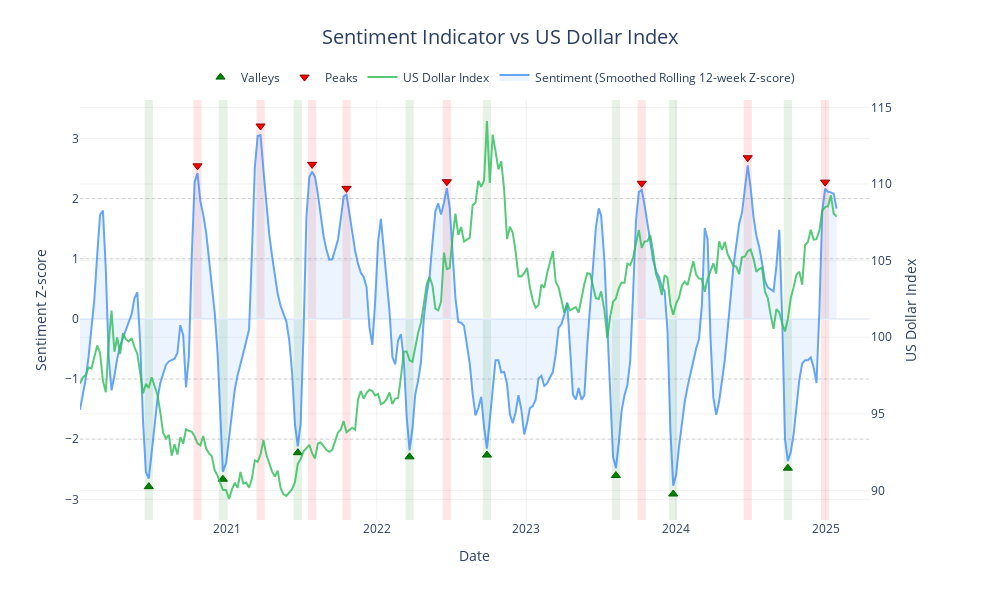

The notebook cell this image was saved under:
### Markdown cell above
查看滚动标准分数，评估市场情绪

### Code cell
# 创建样本数据
sample = zscores.loc["2020":].copy()

# 使用make_subplots创建具有双y轴的图表
fig = make_subplots(specs=[[{"secondary_y": True}]])

# 添加情绪指标曲线
fig.add_trace(
    go.Scatter(
        x=sample.index,
        y=sample["non_comm_net_zscore_smooth"],
        name=f"Sentiment (Smoothed Rolling {zscore_period}-week Z-score)",
        line=dict(color="rgba(64, 144, 248, 0.8)", width=2),
        fill="tonexty",
        fillcolor="rgba(64, 144, 248, 0.1)",
    ),
    secondary_y=False,
)

# 添加美元指数曲线
fig.add_trace(
    go.Scatter(
        x=sample.index,
        y=sample["price"],
        name="US Dollar Index",
        line=dict(color="rgba(46, 189, 89, 0.8)", width=2),
    ),
    secondary_y=True,
)

# 添加极端情绪水平线
for level in [-2, -1, 1, 2]:
    fig.add_hline(
        y=level,
        line=dict(color="rgba(128, 128, 128, 0.3)", width=1, dash="dot"),
        secondary_y=False,
    )

# 标记标准分数的局部高点和低点
peak_dates = sample.query("peak == 1 & non_comm_net_zscore_smooth > 2").index
valley_dates = sample.query("valley == 1 & non_comm_net_zscore_smooth < -2").index

fig.add_trace(
    go.Scatter(
        x=peak_dates,
        y=sample.loc[peak_dates, "non_comm_net_zscore_smooth"] * 1.05,
        mode="markers",
        name="Peaks",
        marker=dict(
            symbol="triangle-down",
            size=8,
            color="red",
            line=dict(width=1, color="darkred"),
        ),
        hovertemplate="Date: %{x}<br>Z-score: %{y:.2f}<extra></extra>",
    ),
    secondary_y=False,
)

fig.add_trace(
    go.Scatter(
        x=valley_dates,
        y=sample.loc[valley_dates, "non_comm_net_zscore_smooth"] * 1.05,
        mode="markers",
        name="Valleys",
        marker=dict(
            symbol="triangle-up",
            size=8,
            color="green",
            line=dict(width=1, color="darkgreen"),
        ),
        hovertemplate="Date: %{x}<br>Z-score: %{y:.2f}<extra></extra>",
    ),
    secondary_y=False,
)


# 定义一个函数来创建时间区间
def create_time_ranges(dates, window_days=10):
    ranges = []
    for date in dates:
        start = date - pd.Timedelta(days=window_days)
        end = date + pd.Timedelta(days=window_days)
        ranges.append((start, end))
    return ranges


# 添加背景色来高亮高点区域
for start, end in create_time_ranges(peak_dates):
    fig.add_vrect(
        x0=start,
        x1=end,
        fillcolor="red",
        opacity=0.1,
        layer="below",
        line_width=0,
    )

# 添加背景色来高亮低点区域
for start, end in create_time_ranges(valley_dates):
    fig.add_vrect(
        x0=start,
        x1=end,
        fillcolor="green",
        opacity=0.1,
        layer="below",
        line_width=0,
    )

# 更新布局
fig.update_layout(
    title=dict(
        text="Sentiment Indicator vs US Dollar Index",
        x=0.5,
        y=0.95,
        xanchor="center",
        font=dict(size=20),
    ),
    width=1000,
    height=600,
    template="plotly_white",
    showlegend=True,
    legend=dict(orientation="h", yanchor="bottom", y=1.02, xanchor="center", x=0.5),
    hovermode="x unified",
)

# 更新坐标轴
fig.update_xaxes(title="Date", gridcolor="rgba(128, 128, 128, 0.1)", showgrid=True)

fig.update_yaxes(
    title="Sentiment Z-score",
    secondary_y=False,
    gridcolor="rgba(128, 128, 128, 0.1)",
    showgrid=True,
)

fig.update_yaxes(
    title="US Dollar Index",
    secondary_y=True,
    gridcolor="rgba(128, 128, 128, 0.1)",
    showgrid=True,
)

# 显示图表
fig.show()

### Figure 1 — Plotly figure (JSON) as saved in the notebook; plotly's stock layout.template omitted (floating-point values rounded to 4 significant figures; data arrays with more than 128 entries replaced by an {"elided": "..."} marker saying what was removed)
{"data": [{"fill": "tonexty", "fillcolor": "rgba(64, 144, 248, 0.1)", "line": {"color": "rgba(64, 144, 248, 0.8)", "width": 2}, "name": "Sentiment (Smoothed Rolling 12-week Z-score)", "type": "scatter", "x": {"elided": "265 str values"}, "xaxis": "x", "y": {"elided": "265 float values"}, "yaxis": "y"}, {"line": {"color": "rgba(46, 189, 89, 0.8)", "width": 2}, "name": "US Dollar Index", "type": "scatter", "x": {"elided": "265 str values"}, "xaxis": "x", "y": {"elided": "265 float values"}, "yaxis": "y2"}, {"hovertemplate": "Date: %{x}<br>Z-score: %{y:.2f}<extra></extra>", "marker": {"color": "red", "line": {"color": "darkred", "width": 1}, "size": 8, "symbol": "triangle-down"}, "mode": "markers", "name": "Peaks", "type": "scatter", "x": ["2020-10-20T00:00:00", "2021-03-23T00:00:00", "2021-07-27T00:00:00", "2021-10-19T00:00:00", "2022-06-21T00:00:00", "2023-10-10T00:00:00", "2024-06-25T00:00:00", "2024-12-31T00:00:00"], "xaxis": "x", "y": [2.544, 3.206, 2.569, 2.169, 2.28, 2.254, 2.679, 2.273], "yaxis": "y"}, {"hovertemplate": "Date: %{x}<br>Z-score: %{y:.2f}<extra></extra>", "marker": {"color": "green", "line": {"color": "darkgreen", "width": 1}, "size": 8, "symbol": "triangle-up"}, "mode": "markers", "name": "Valleys", "type": "scatter", "x": ["2020-06-23T00:00:00", "2020-12-21T00:00:00", "2021-06-22T00:00:00", "2022-03-22T00:00:00", "2022-09-27T00:00:00", "2023-08-08T00:00:00", "2023-12-26T00:00:00", "2024-10-01T00:00:00"], "xaxis": "x", "y": [-2.789, -2.665, -2.225, -2.294, -2.264, -2.604, -2.911, -2.481], "yaxis": "y"}], "layout": {"height": 600, "hovermode": "x unified", "legend": {"orientation": "h", "x": 0.5, "xanchor": "center", "y": 1.02, "yanchor": "bottom"}, "shapes": [{"line": {"color": "rgba(128, 128, 128, 0.3)", "dash": "dot", "width": 1}, "type": "line", "x0": 0, "x1": 1, "xref": "x domain", "y0": -2, "y1": -2, "yref": "y"}, {"line": {"color": "rgba(128, 128, 128, 0.3)", "dash": "dot", "width": 1}, "type": "line", "x0": 0, "x1": 1, "xref": "x domain", "y0": -1, "y1": -1, "yref": "y"}, {"line": {"color": "rgba(128, 128, 128, 0.3)", "dash": "dot", "width": 1}, "type": "line", "x0": 0, "x1": 1, "xref": "x domain", "y0": 1, "y1": 1, "yref": "y"}, {"line": {"color": "rgba(128, 128, 128, 0.3)", "dash": "dot", "width": 1}, "type": "line", "x0": 0, "x1": 1, "xref": "x domain", "y0": 2, "y1": 2, "yref": "y"}, {"fillcolor": "red", "layer": "below", "line": {"width": 0}, "opacity": 0.1, "type": "rect", "x0": "2020-10-10T00:00:00", "x1": "2020-10-30T00:00:00", "xref": "x", "y0": 0, "y1": 1, "yref": "y domain"}, {"fillcolor": "red", "layer": "below", "line": {"width": 0}, "opacity": 0.1, "type": "rect", "x0": "2021-03-13T00:00:00", "x1": "2021-04-02T00:00:00", "xref": "x", "y0": 0, "y1": 1, "yref": "y domain"}, {"fillcolor": "red", "layer": "below", "line": {"width": 0}, "opacity": 0.1, "type": "rect", "x0": "2021-07-17T00:00:00", "x1": "2021-08-06T00:00:00", "xref": "x", "y0": 0, "y1": 1, "yref": "y domain"}, {"fillcolor": "red", "layer": "below", "line": {"width": 0}, "opacity": 0.1, "type": "rect", "x0": "2021-10-09T00:00:00", "x1": "2021-10-29T00:00:00", "xref": "x", "y0": 0, "y1": 1, "yref": "y domain"}, {"fillcolor": "red", "layer": "below", "line": {"width": 0}, "opacity": 0.1, "type": "rect", "x0": "2022-06-11T00:00:00", "x1": "2022-07-01T00:00:00", "xref": "x", "y0": 0, "y1": 1, "yref": "y domain"}, {"fillcolor": "red", "layer": "below", "line": {"width": 0}, "opacity": 0.1, "type": "rect", "x0": "2023-09-30T00:00:00", "x1": "2023-10-20T00:00:00", "xref": "x", "y0": 0, "y1": 1, "yref": "y domain"}, {"fillcolor": "red", "layer": "below", "line": {"width": 0}, "opacity": 0.1, "type": "rect", "x0": "2024-06-15T00:00:00", "x1": "2024-07-05T00:00:00", "xref": "x", "y0": 0, "y1": 1, "yref": "y domain"}, {"fillcolor": "red", "layer": "below", "line": {"width": 0}, "opacity": 0.1, "type": "rect", "x0": "2024-12-21T00:00:00", "x1": "2025-01-10T00:00:00", "xref": "x", "y0": 0, "y1": 1, "yref": "y domain"}, {"fillcolor": "green", "layer": "below", "line": {"width": 0}, "opacity": 0.1, "type": "rect", "x0": "2020-06-13T00:00:00", "x1": "2020-07-03T00:00:00", "xref": "x", "y0": 0, "y1": 1, "yref": "y domain"}, {"fillcolor": "green", "layer": "below", "line": {"width": 0}, "opacity": 0.1, "type": "rect", "x0": "2020-12-11T00:00:00", "x1": "2020-12-31T00:00:00", "xref": "x", "y0": 0, "y1": 1, "yref": "y domain"}, {"fillcolor": "green", "layer": "below", "line": {"width": 0}, "opacity": 0.1, "type": "rect", "x0": "2021-06-12T00:00:00", "x1": "2021-07-02T00:00:00", "xref": "x", "y0": 0, "y1": 1, "yref": "y domain"}, {"fillcolor": "green", "layer": "below", "line": {"width": 0}, "opacity": 0.1, "type": "rect", "x0": "2022-03-12T00:00:00", "x1": "2022-04-01T00:00:00", "xref": "x", "y0": 0, "y1": 1, "yref": "y domain"}, {"fillcolor": "green", "layer": "below", "line": {"width": 0}, "opacity": 0.1, "type": "rect", "x0": "2022-09-17T00:00:00", "x1": "2022-10-07T00:00:00", "xref": "x", "y0": 0, "y1": 1, "yref": "y domain"}, {"fillcolor": "green", "layer": "below", "line": {"width": 0}, "opacity": 0.1, "type": "rect", "x0": "2023-07-29T00:00:00", "x1": "2023-08-18T00:00:00", "xref": "x", "y0": 0, "y1": 1, "yref": "y domain"}, {"fillcolor": "green", "layer": "below", "line": {"width": 0}, "opacity": 0.1, "type": "rect", "x0": "2023-12-16T00:00:00", "x1": "2024-01-05T00:00:00", "xref": "x", "y0": 0, "y1": 1, "yref": "y domain"}, {"fillcolor": "green", "layer": "below", "line": {"width": 0}, "opacity": 0.1, "type": "rect", "x0": "2024-09-21T00:00:00", "x1": "2024-10-11T00:00:00", "xref": "x", "y0": 0, "y1": 1, "yref": "y domain"}], "showlegend": true, "title": {"font": {"size": 20}, "text": "Sentiment Indicator vs US Dollar Index", "x": 0.5, "xanchor": "center", "y": 0.95}, "width": 1000, "xaxis": {"anchor": "y", "domain": [0, 0.94], "gridcolor": "rgba(128, 128, 128, 0.1)", "showgrid": true, "title": {"text": "Date"}}, "yaxis": {"anchor": "x", "domain": [0, 1], "gridcolor": "rgba(128, 128, 128, 0.1)", "showgrid": true, "title": {"text": "Sentiment Z-score"}}, "yaxis2": {"anchor": "x", "gridcolor": "rgba(128, 128, 128, 0.1)", "overlaying": "y", "showgrid": true, "side": "right", "title": {"text": "US Dollar Index"}}}}
